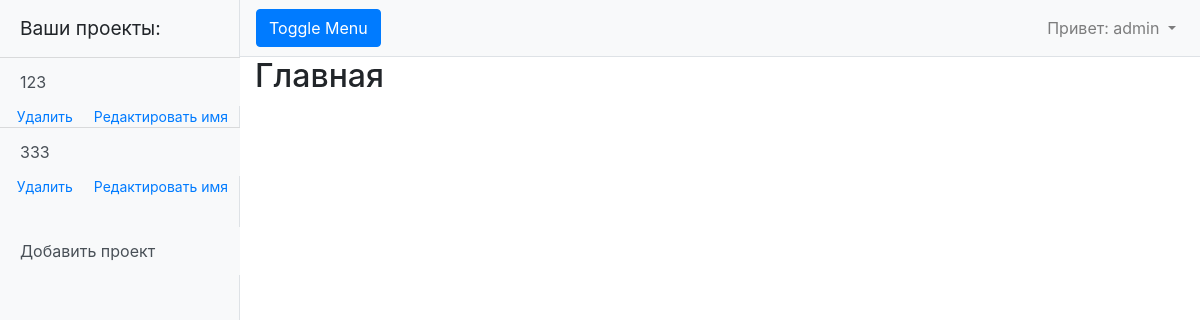
Page / (signed in) on the earlier database version.
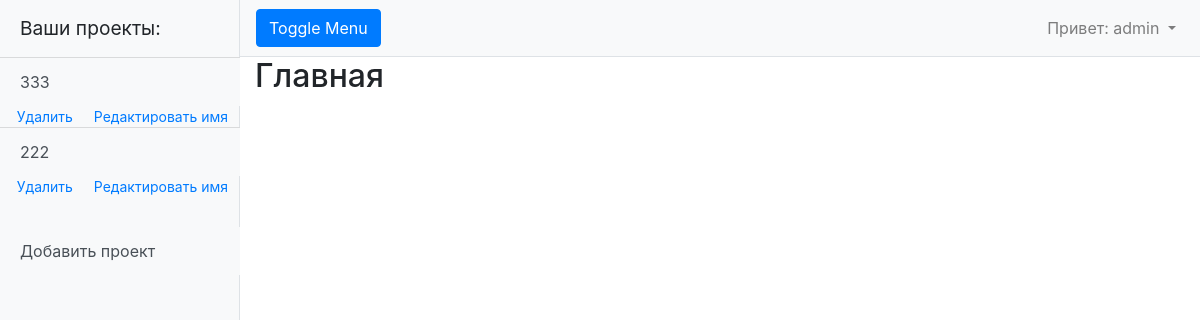
Same page on the later database version.
### myapp/models.py (models this page shows, shortened)
class Data(models.Model):
    month = 'M'
    FIELD = [
        (month, 'ежемесячные данные'),
    ]
    project = models.ForeignKey(Project, on_delete=models.CASCADE)
    project_type = models.CharField(max_length=1, choices=FIELD, default='M')
    data = models.TextField(default='0 0 0 0 0 0 0 0 0 0 0 0')
    begin_heating = models.DateField(default='2020-10-22')
    end_heating = models.DateField(default='2020-10-22')

class Project(models.Model):
    user = models.ForeignKey(User, on_delete=models.CASCADE)
    project_name = models.CharField(max_length=255, unique=True)
    project_date_creation = models.DateTimeField(auto_now_add=True)

### myapp/views.py (the view)
# urls.py: path('', IndexView.as_view()),
class IndexView(ListView):
    model = Data
    template_name = 'index.html'
    context_object_name = 'project'
    def get_context_data(self, **kwargs):
        context = super().get_context_data(**kwargs)
        context['a_project'] = Data.objects.filter(project__user__username=self.request.user)
        return context

### templates/index.html (shortened to what this page needs)
{% extends 'default.html' %}
{% block content %}
    <h2>Главная</h2>
{% endblock content%}

### templates/default.html (shortened to what this page needs)
{% load static %}
<!DOCTYPE html>
<html lang="en">
<head>
    <link href="{% static 'vendor/bootstrap/css/bootstrap.min.css' %}" rel="stylesheet ">
    <link href="{% static 'css/simple-sidebar.css' %}" rel="stylesheet">
</head>
<body>
  <div class="d-flex" id="wrapper">
    <div class="bg-light border-right" id="sidebar-wrapper" style="max-width: 240px;">
      <div class="sidebar-heading">Ваши проекты:</div>
      <div class="list-group list-group-flush">
          {% if user.is_authenticated %}
              {% for project in a_project %}
                  <a href="/projects/{{ project.id }}" class="list-group-item list-group-item-action bg-light" style="border-width: 1px 0 0;">{{ project.project.project_name }}</a>
                  <div class="div-del-ed">
                    <a class="" style="margin-left: 0; font-size: 14px" href="/delete/{{ project.project.id }}">Удалить</a>
                    <a class="" style="margin-left: 0; font-size: 14px" href="/create_project/{{ project.project.id }}">Редактировать имя</a>
                  </div>
              {% endfor %}
              <a href="/create_project" class="list-group-item list-group-item-action bg-light" style="margin-top: 30px;">Добавить проект</a>
          {% else %}
              <p class="list-group-item">Здесь будут отображаться ваши проекты </p>
          {% endif %}
      </div>
    </div>
    <div id="page-content-wrapper">
      <nav class="navbar navbar-expand-lg navbar-light bg-light border-bottom">
        <button class="btn btn-primary" id="menu-toggle">Toggle Menu</button>
        <div class="collapse navbar-collapse" id="navbarSupportedContent">
          <ul class="navbar-nav ml-auto mt-2 mt-lg-0">
            {% if user.is_authenticated %}
              <li class="nav-item dropdown">
                <a class="nav-link dropdown-toggle" href="#" id="navbarDropdown" role="button" data-toggle="dropdown" aria-haspopup="true" aria-expanded="false">
                  <span>Привет: {{ user.username }}</span>
                </a>
              </li>
            {% endif %}
          </ul>
        </div>
      </nav>
      <div class="container-fluid">
          {% block content %}{% endblock content %}
      </div>
    </div>
  </div>
</body>
</html>

Differences in the rows shown:
removed Data: project.project_name "123"
added Data: project.project_name "222"
